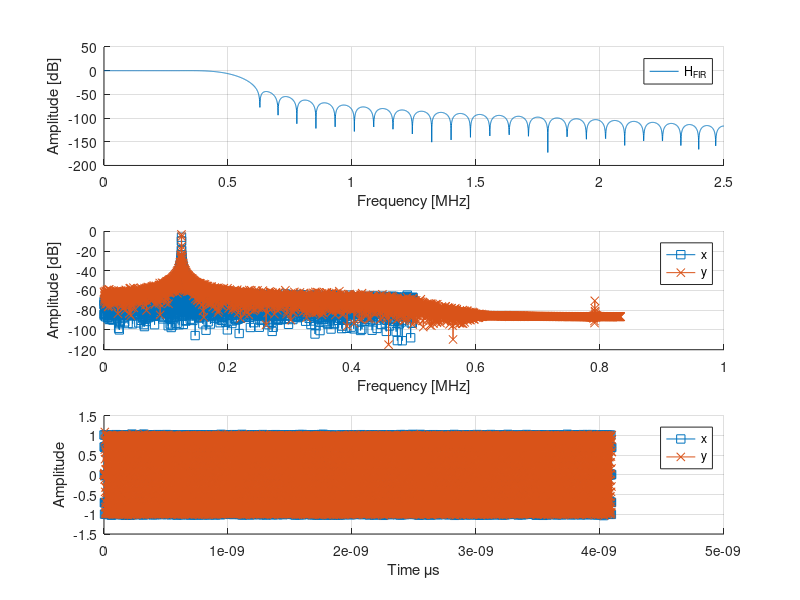

The MATLAB script that drew this image: (Note: this script raises an error after producing the figure.)
%% Target
%
% Design a fractional rate converter and use it to filter a signal.
% 
% The parameters are:
%
% * x[n] = cos(2*pi*Fc*n*Ts) + w[n];
% * w[n] is the noise
% * Fc = 62.5 [kHz]
% * F  =  1   [MHz]
% * L  =  5   % Interpolator Factor
% * M  =  3   % Decimator Factor
% 
% *Suggestions*
% 
% FIR coefficients
%   fir_ord = 64;
%   [fir_num] = fir1(fir_ord, Wn, hann(fir_ord+1));
% 
% Filtering
%   y = filter(num,den,x);
%     * x   - input signal
%     * y   - output signal
%     * num - numerator   coefficients
%     * den - denominator coefficients
%

%% Clear
clc;            % Clear the text from the Command Window
clear;          % Remove all variables from the current workspace
close all;      % Close all figures

%% Matlab Exercise
Fc = 125e3;
Fs = 1e6;
Ts = 1/Fs;
len = 2^12;
L = 5;
M = 3;
n = 0:len-1;

% Signal
w = 0.01*randn(1,len);
x = cos(2*pi*Fc*n*Ts) + w;

% Filter
fir_ord = 64;
F_cut = 500e3;
Wn = F_cut / (Fs*L/2);
fir_num = fir1(fir_ord, Wn, hann(fir_ord+1));

% Upsampler
xu = upsample(x,L);
nu = 0:length(xu)-1;

% Interpolation
y = L*filter(fir_num, 1, xu);

% Downsampler
y = downsample(y,M);
ny = 0:length(y)-1;

% Time vectors
tx  = n*Ts / 1e6;
ty  = ny*(Ts/L*M) / 1e6;

%% Plot
% Using 'freqz'
nFFT = 2^12; % Number of points of the fft
Hf_fir  = freqz(fir_num, 1, nFFT);
Xf      = freqz(x, 1, nFFT);
[Yf, w] = freqz(y, 1, nFFT);

% Frequency normalization
w = w/pi * (Fs/2)/1e6;
w_u = w*L;
w_y = w*L/M;

% Mag to dB
Hf_fir = mag2db(abs(Hf_fir));
Xf     = mag2db(abs(Xf)/nFFT);
Yf     = mag2db(abs(Yf)/nFFT);

figure
subplot(3,1,1)
  hold on
  plot(w_u, Hf_fir)
  hold off
  grid on
  legend('H_{FIR}')
  xlabel('Frequency [MHz]')
  ylabel('Amplitude [dB]')
subplot(3,1,2)
  hold on
  plot(w,   Xf,   's-')
  plot(w_y, Yf,   'x-')
  hold off
  grid on
  legend('x','y')
  xlabel('Frequency [MHz]')
  ylabel('Amplitude [dB]')
subplot(3,1,3)
  hold on
  plot(tx ,  x, 's-')
  plot(ty ,  y, 'x-')
  hold off
  grid on
  legend('x','y')
  xlabel('Time \mus')
  ylabel('Amplitude')

% Using 'fvtool'
hfvt0 = fvtool(x,  1, 'Fs', Fs);
legend(hfvt0, 'x')
hfvt1 = fvtool(fir_num, 1, 'Fs', Fs*L);
legend(hfvt1, 'FIR')
hfvt2 = fvtool(y,  1, 'Fs', Fs*L/M);
legend(hfvt2, 'y')
